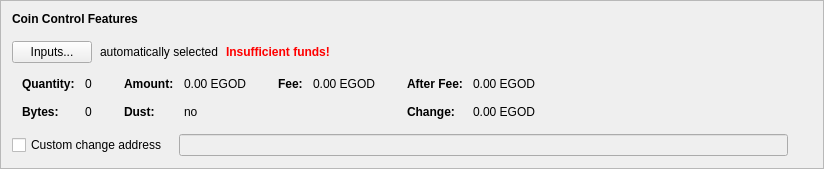
      <widget class="QFrame" name="frameCoinControl">
       <property name="sizePolicy">
        <sizepolicy hsizetype="Expanding" vsizetype="Fixed">
         <horstretch>0</horstretch>
         <verstretch>0</verstretch>
        </sizepolicy>
       </property>
       <property name="frameShape">
        <enum>QFrame::StyledPanel</enum>
       </property>
       <property name="frameShadow">
        <enum>QFrame::Raised</enum>
       </property>
       <layout class="QVBoxLayout" name="verticalLayout_2">
        <property name="spacing">
         <number>6</number>
        </property>
        <item>
         <layout class="QVBoxLayout" name="verticalLayoutCoinControl" stretch="0,0,0,0,0">
          <property name="spacing">
           <number>0</number>
          </property>
          <property name="sizeConstraint">
           <enum>QLayout::SetDefaultConstraint</enum>
          </property>
          <property name="leftMargin">
           <number>0</number>
          </property>
          <property name="topMargin">
           <number>0</number>
          </property>
          <item>
           <layout class="QHBoxLayout" name="horizontalLayoutCoinControl1">
            <property name="bottomMargin">
             <number>15</number>
            </property>
            <item>
             <widget class="QLabel" name="labelCoinControlFeatures">
              <property name="sizePolicy">
               <sizepolicy hsizetype="Preferred" vsizetype="Maximum">
                <horstretch>0</horstretch>
                <verstretch>0</verstretch>
               </sizepolicy>
              </property>
              <property name="font">
               <font>
                <weight>75</weight>
                <bold>true</bold>
               </font>
              </property>
              <property name="styleSheet">
               <string notr="true">font-weight:bold;</string>
              </property>
              <property name="text">
               <string>Coin Control Features</string>
              </property>
             </widget>
            </item>
           </layout>
          </item>
          <item>
           <layout class="QHBoxLayout" name="horizontalLayoutCoinControl2" stretch="0,0,0,0">
            <property name="spacing">
             <number>8</number>
            </property>
            <property name="bottomMargin">
             <number>10</number>
            </property>
            <item>
             <widget class="QPushButton" name="pushButtonCoinControl">
              <property name="styleSheet">
               <string notr="true"/>
              </property>
              <property name="text">
               <string>Inputs...</string>
              </property>
              <property name="autoDefault">
               <bool>false</bool>
              </property>
             </widget>
            </item>
            <item>
             <widget class="QLabel" name="labelCoinControlAutomaticallySelected">
              <property name="text">
               <string>automatically selected</string>
              </property>
              <property name="margin">
               <number>5</number>
              </property>
             </widget>
            </item>
            <item>
             <widget class="QLabel" name="labelCoinControlInsuffFunds">
              <property name="font">
               <font>
                <weight>75</weight>
                <bold>true</bold>
               </font>
              </property>
              <property name="styleSheet">
               <string notr="true">color:red;font-weight:bold;</string>
              </property>
              <property name="text">
               <string>Insufficient funds!</string>
              </property>
              <property name="margin">
               <number>5</number>
              </property>
             </widget>
            </item>
            <item>
             <spacer name="horizontalSpacerCoinControl">
              <property name="orientation">
               <enum>Qt::Horizontal</enum>
              </property>
              <property name="sizeHint" stdset="0">
               <size>
                <width>40</width>
                <height>1</height>
               </size>
              </property>
             </spacer>
            </item>
           </layout>
          </item>
          <item>
           <widget class="QWidget" name="widgetCoinControl" native="true">
            <property name="sizePolicy">
             <sizepolicy hsizetype="Preferred" vsizetype="Preferred">
              <horstretch>0</horstretch>
              <verstretch>0</verstretch>
             </sizepolicy>
            </property>
            <property name="minimumSize">
             <size>
              <width>0</width>
              <height>0</height>
             </size>
            </property>
            <property name="styleSheet">
             <string notr="true"/>
            </property>
            <layout class="QHBoxLayout" name="horizontalLayoutCoinControl5">
             <property name="leftMargin">
              <number>0</number>
             </property>
             <property name="topMargin">
              <number>0</number>
             </property>
             <property name="rightMargin">
              <number>0</number>
             </property>
             <property name="bottomMargin">
              <number>0</number>
             </property>
             <item>
              <layout class="QHBoxLayout" name="horizontalLayoutCoinControl3" stretch="0,0,0,1">
               <property name="spacing">
                <number>20</number>
               </property>
               <property name="topMargin">
                <number>0</number>
               </property>
               <property name="bottomMargin">
                <number>10</number>
               </property>
               <item>
                <layout class="QFormLayout" name="formLayoutCoinControl1">
                 <property name="horizontalSpacing">
                  <number>10</number>
                 </property>
                 <property name="verticalSpacing">
                  <number>14</number>
                 </property>
                 <property name="leftMargin">
                  <number>10</number>
                 </property>
                 <property name="topMargin">
                  <number>4</number>
                 </property>
                 <property name="rightMargin">
                  <number>6</number>
                 </property>
                 <item row="0" column="0">
                  <widget class="QLabel" name="labelCoinControlQuantityText">
                   <property name="font">
                    <font>
                     <weight>75</weight>
                     <bold>true</bold>
                    </font>
                   </property>
                   <property name="text">
                    <string>Quantity:</string>
                   </property>
                   <property name="margin">
                    <number>0</number>
                   </property>
                  </widget>
                 </item>
                 <item row="0" column="1">
                  <widget class="QLabel" name="labelCoinControlQuantity">
                   <property name="cursor">
                    <cursorShape>IBeamCursor</cursorShape>
                   </property>
                   <property name="contextMenuPolicy">
                    <enum>Qt::ActionsContextMenu</enum>
                   </property>
                   <property name="text">
                    <string notr="true">0</string>
                   </property>
                   <property name="margin">
                    <number>0</number>
                   </property>
                   <property name="textInteractionFlags">
                    <set>Qt::LinksAccessibleByMouse|Qt::TextSelectableByKeyboard|Qt::TextSelectableByMouse</set>
                   </property>
                  </widget>
                 </item>
                 <item row="1" column="0">
                  <widget class="QLabel" name="labelCoinControlBytesText">
                   <property name="font">
                    <font>
                     <weight>75</weight>
                     <bold>true</bold>
                    </font>
                   </property>
                   <property name="text">
                    <string>Bytes:</string>
                   </property>
                  </widget>
                 </item>
                 <item row="1" column="1">
                  <widget class="QLabel" name="labelCoinControlBytes">
                   <property name="cursor">
                    <cursorShape>IBeamCursor</cursorShape>
                   </property>
                   <property name="contextMenuPolicy">
                    <enum>Qt::ActionsContextMenu</enum>
                   </property>
                   <property name="text">
                    <string notr="true">0</string>
                   </property>
                   <property name="textInteractionFlags">
                    <set>Qt::LinksAccessibleByMouse|Qt::TextSelectableByKeyboard|Qt::TextSelectableByMouse</set>
                   </property>
                  </widget>
                 </item>
                </layout>
               </item>
               <item>
                <layout class="QFormLayout" name="formLayoutCoinControl2">
                 <property name="horizontalSpacing">
                  <number>10</number>
                 </property>
                 <property name="verticalSpacing">
                  <number>14</number>
                 </property>
                 <property name="leftMargin">
                  <number>6</number>
                 </property>
                 <property name="topMargin">
                  <number>4</number>
                 </property>
                 <property name="rightMargin">
                  <number>6</number>
                 </property>
                 <item row="0" column="0">
                  <widget class="QLabel" name="labelCoinControlAmountText">
                   <property name="font">
                    <font>
                     <weight>75</weight>
                     <bold>true</bold>
                    </font>
                   </property>
                   <property name="text">
                    <string>Amount:</string>
                   </property>
                   <property name="margin">
                    <number>0</number>
                   </property>
                  </widget>
                 </item>
                 <item row="0" column="1">
                  <widget class="QLabel" name="labelCoinControlAmount">
                   <property name="cursor">
                    <cursorShape>IBeamCursor</cursorShape>
                   </property>
                   <property name="contextMenuPolicy">
                    <enum>Qt::ActionsContextMenu</enum>
                   </property>
                   <property name="text">
                    <string notr="true">0.00 EGOD</string>
                   </property>
                   <property name="textInteractionFlags">
                    <set>Qt::LinksAccessibleByMouse|Qt::TextSelectableByKeyboard|Qt::TextSelectableByMouse</set>
                   </property>
                  </widget>
                 </item>
                 <item row="1" column="0">
                  <widget class="QLabel" name="labelCoinControlLowOutputText">
                   <property name="font">
                    <font>
                     <weight>75</weight>
                     <bold>true</bold>
                    </font>
                   </property>
                   <property name="text">
                    <string>Dust:</string>
                   </property>
                  </widget>
                 </item>
                 <item row="1" column="1">
                  <widget class="QLabel" name="labelCoinControlLowOutput">
                   <property name="cursor">
                    <cursorShape>IBeamCursor</cursorShape>
                   </property>
                   <property name="contextMenuPolicy">
                    <enum>Qt::ActionsContextMenu</enum>
                   </property>
                   <property name="text">
                    <string notr="true">no</string>
                   </property>
                   <property name="textInteractionFlags">
                    <set>Qt::LinksAccessibleByMouse|Qt::TextSelectableByKeyboard|Qt::TextSelectableByMouse</set>
                   </property>
                  </widget>
                 </item>
                </layout>
               </item>
               <item>
                <layout class="QFormLayout" name="formLayoutCoinControl3">
                 <property name="horizontalSpacing">
                  <number>10</number>
                 </property>
                 <property name="verticalSpacing">
                  <number>14</number>
                 </property>
                 <property name="leftMargin">
                  <number>6</number>
                 </property>
                 <property name="topMargin">
                  <number>4</number>
                 </property>
                 <property name="rightMargin">
                  <number>6</number>
                 </property>
                 <item row="0" column="0">
                  <widget class="QLabel" name="labelCoinControlFeeText">
                   <property name="font">
                    <font>
                     <weight>75</weight>
                     <bold>true</bold>
                    </font>
                   </property>
                   <property name="text">
                    <string>Fee:</string>
                   </property>
                   <property name="margin">
                    <number>0</number>
                   </property>
                  </widget>
                 </item>
                 <item row="0" column="1">
                  <widget class="QLabel" name="labelCoinControlFee">
                   <property name="cursor">
                    <cursorShape>IBeamCursor</cursorShape>
                   </property>
                   <property name="contextMenuPolicy">
                    <enum>Qt::ActionsContextMenu</enum>
                   </property>
                   <property name="text">
                    <string notr="true">0.00 EGOD</string>
                   </property>
                   <property name="textInteractionFlags">
                    <set>Qt::LinksAccessibleByMouse|Qt::TextSelectableByKeyboard|Qt::TextSelectableByMouse</set>
                   </property>
                  </widget>
                 </item>
                </layout>
               </item>
               <item>
                <layout class="QFormLayout" name="formLayoutCoinControl4">
                 <property name="horizontalSpacing">
                  <number>10</number>
                 </property>
                 <property name="verticalSpacing">
                  <number>14</number>
                 </property>
                 <property name="leftMargin">
                  <number>6</number>
                 </property>
                 <property name="topMargin">
                  <number>4</number>
                 </property>
                 <property name="rightMargin">
                  <number>6</number>
                 </property>
                 <item row="0" column="0">
                  <widget class="QLabel" name="labelCoinControlAfterFeeText">
                   <property name="font">
                    <font>
                     <weight>75</weight>
                     <bold>true</bold>
                    </font>
                   </property>
                   <property name="text">
                    <string>After Fee:</string>
                   </property>
                   <property name="margin">
                    <number>0</number>
                   </property>
                  </widget>
                 </item>
                 <item row="0" column="1">
                  <widget class="QLabel" name="labelCoinControlAfterFee">
                   <property name="cursor">
                    <cursorShape>IBeamCursor</cursorShape>
                   </property>
                   <property name="contextMenuPolicy">
                    <enum>Qt::ActionsContextMenu</enum>
                   </property>
                   <property name="text">
                    <string notr="true">0.00 EGOD</string>
                   </property>
                   <property name="textInteractionFlags">
                    <set>Qt::LinksAccessibleByMouse|Qt::TextSelectableByKeyboard|Qt::TextSelectableByMouse</set>
                   </property>
                  </widget>
                 </item>
                 <item row="1" column="0">
                  <widget class="QLabel" name="labelCoinControlChangeText">
                   <property name="font">
                    <font>
                     <weight>75</weight>
                     <bold>true</bold>
                    </font>
                   </property>
                   <property name="text">
                    <string>Change:</string>
                   </property>
                  </widget>
                 </item>
                 <item row="1" column="1">
                  <widget class="QLabel" name="labelCoinControlChange">
                   <property name="cursor">
                    <cursorShape>IBeamCursor</cursorShape>
                   </property>
                   <property name="contextMenuPolicy">
                    <enum>Qt::ActionsContextMenu</enum>
                   </property>
                   <property name="text">
                    <string notr="true">0.00 EGOD</string>
                   </property>
                   <property name="textInteractionFlags">
                    <set>Qt::LinksAccessibleByMouse|Qt::TextSelectableByKeyboard|Qt::TextSelectableByMouse</set>
                   </property>
                  </widget>
                 </item>
                </layout>
               </item>
              </layout>
             </item>
            </layout>
           </widget>
          </item>
          <item>
           <layout class="QHBoxLayout" name="horizontalLayoutCoinControl4" stretch="0,0,0">
            <property name="spacing">
             <number>12</number>
            </property>
            <property name="sizeConstraint">
             <enum>QLayout::SetDefaultConstraint</enum>
            </property>
            <property name="topMargin">
             <number>5</number>
            </property>
            <property name="rightMargin">
             <number>5</number>
            </property>
            <item>
             <widget class="QCheckBox" name="checkBoxCoinControlChange">
              <property name="toolTip">
               <string>If this is activated, but the change address is empty or invalid, change will be sent to a newly generated address.</string>
              </property>
              <property name="text">
               <string>Custom change address</string>
              </property>
             </widget>
            </item>
            <item>
             <widget class="QValidatedLineEdit" name="lineEditCoinControlChange">
              <property name="enabled">
               <bool>false</bool>
              </property>
              <property name="sizePolicy">
               <sizepolicy hsizetype="Expanding" vsizetype="Fixed">
                <horstretch>0</horstretch>
                <verstretch>0</verstretch>
               </sizepolicy>
              </property>
             </widget>
            </item>
            <item>
             <widget class="QLabel" name="labelCoinControlChangeLabel">
              <property name="sizePolicy">
               <sizepolicy hsizetype="Preferred" vsizetype="Expanding">
                <horstretch>0</horstretch>
                <verstretch>0</verstretch>
               </sizepolicy>
              </property>
              <property name="minimumSize">
               <size>
                <width>0</width>
                <height>0</height>
               </size>
              </property>
              <property name="text">
               <string/>
              </property>
              <property name="margin">
               <number>3</number>
              </property>
             </widget>
            </item>
           </layout>
          </item>
          <item>
           <spacer name="verticalSpacerCoinControl">
            <property name="orientation">
             <enum>Qt::Vertical</enum>
            </property>
            <property name="sizeType">
             <enum>QSizePolicy::Expanding</enum>
            </property>
            <property name="sizeHint" stdset="0">
             <size>
              <width>800</width>
              <height>1</height>
             </size>
            </property>
           </spacer>
          </item>
         </layout>
        </item>
       </layout>
      </widget>
